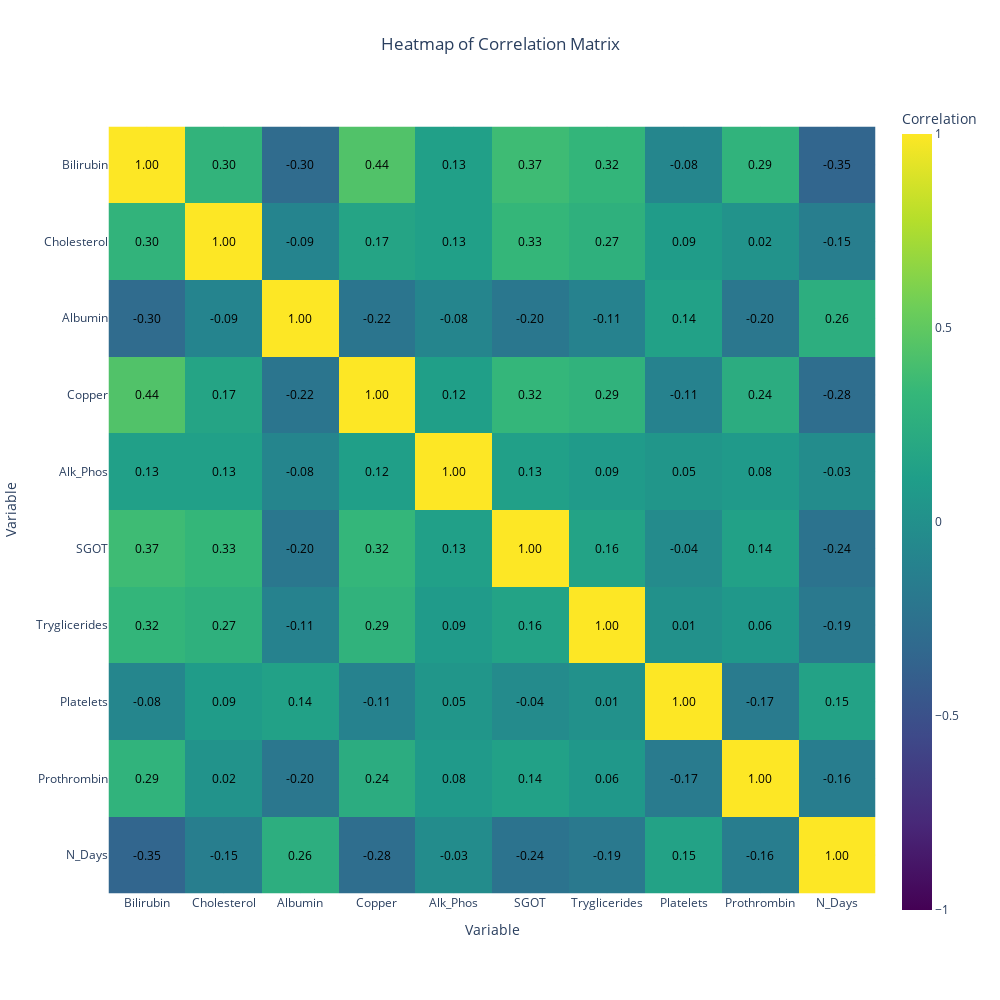

The notebook cell saved with this chart:
### Code cell
def create_plotly_express_heatmap(df, columns_to_plot, color_continuous_scale='viridis'):
    """
    Create a heatmap for the correlation matrix of specified columns in the given DataFrame using Plotly Express.

    Parameters:
    df (DataFrame): The DataFrame containing the data.
    columns_to_plot (list): List of column names to include in the heatmap.
    color_continuous_scale (str or list): Colormap used for the heatmap.

    Returns:
    plotly.graph_objs._figure.Figure: The figure object containing the heatmap.
    """
    # Select specified columns for correlation matrix
    df_subset = df[columns_to_plot]
    correlation_matrix = df_subset.corr()

    # Create the heatmap
    fig = px.imshow(
        correlation_matrix,
        labels=dict(x="Variable", y="Variable", color="Correlation"),
        x=columns_to_plot,
        y=columns_to_plot,
        color_continuous_scale=color_continuous_scale,
        zmin=-1,
        zmax=1,
        width=1000,
        height=1000,
        title="Heatmap of Correlation Matrix",
        template='plotly_white',
        color_continuous_midpoint=0
    )

    # Add annotations
    for i in range(len(columns_to_plot)):
        for j in range(len(columns_to_plot)):
            fig.add_annotation(
                x=columns_to_plot[i],
                y=columns_to_plot[j],
                text=f"{correlation_matrix.iloc[i, j]:.2f}",
                showarrow=False,
                font=dict(color="black", size=12),
            )

    # Update the layout
    fig.update_layout(
        title='Heatmap of Correlation Matrix',
        xaxis_nticks=len(columns_to_plot),
        yaxis_nticks=len(columns_to_plot),
        title_x=0.5
    )

    return fig
create_plotly_express_heatmap(df_train, inital_columns_to_plot)

### Figure 1 — Plotly figure (JSON) as saved in the notebook; plotly's stock layout.template omitted (floating-point values rounded to 4 significant figures)
{"data": [{"coloraxis": "coloraxis", "hovertemplate": "Variable: %{x}<br>Variable: %{y}<br>Correlation: %{z}<extra></extra>", "name": "0", "type": "heatmap", "x": ["Bilirubin", "Cholesterol", "Albumin", "Copper", "Alk_Phos", "SGOT", "Tryglicerides", "Platelets", "Prothrombin", "N_Days"], "xaxis": "x", "y": ["Bilirubin", "Cholesterol", "Albumin", "Copper", "Alk_Phos", "SGOT", "Tryglicerides", "Platelets", "Prothrombin", "N_Days"], "yaxis": "y", "z": [[1, 0.3022, -0.3032, 0.4422, 0.1313, 0.3687, 0.3157, -0.08199, 0.2943, -0.3464], [0.3022, 1, -0.09183, 0.1683, 0.1291, 0.3269, 0.274, 0.09146, 0.02376, -0.1458], [-0.3032, -0.09183, 1, -0.2185, -0.08358, -0.2009, -0.1123, 0.1413, -0.2046, 0.2557], [0.4422, 0.1683, -0.2185, 1, 0.1241, 0.3232, 0.2904, -0.1079, 0.2388, -0.2844], [0.1313, 0.1291, -0.08358, 0.1241, 1, 0.1287, 0.08779, 0.04787, 0.07952, -0.03087], [0.3687, 0.3269, -0.2009, 0.3232, 0.1287, 1, 0.1553, -0.042, 0.1368, -0.2409], [0.3157, 0.274, -0.1123, 0.2904, 0.08779, 0.1553, 1, 0.006511, 0.06358, -0.1865], [-0.08199, 0.09146, 0.1413, -0.1079, 0.04787, -0.042, 0.006511, 1, -0.1697, 0.1476], [0.2943, 0.02376, -0.2046, 0.2388, 0.07952, 0.1368, 0.06358, -0.1697, 1, -0.156], [-0.3464, -0.1458, 0.2557, -0.2844, -0.03087, -0.2409, -0.1865, 0.1476, -0.156, 1]]}], "layout": {"annotations": [{"font": {"color": "black", "size": 12}, "showarrow": false, "text": "1.00", "x": "Bilirubin", "y": "Bilirubin"}, {"font": {"color": "black", "size": 12}, "showarrow": false, "text": "0.30", "x": "Bilirubin", "y": "Cholesterol"}, {"font": {"color": "black", "size": 12}, "showarrow": false, "text": "-0.30", "x": "Bilirubin", "y": "Albumin"}, {"font": {"color": "black", "size": 12}, "showarrow": false, "text": "0.44", "x": "Bilirubin", "y": "Copper"}, {"font": {"color": "black", "size": 12}, "showarrow": false, "text": "0.13", "x": "Bilirubin", "y": "Alk_Phos"}, {"font": {"color": "black", "size": 12}, "showarrow": false, "text": "0.37", "x": "Bilirubin", "y": "SGOT"}, {"font": {"color": "black", "size": 12}, "showarrow": false, "text": "0.32", "x": "Bilirubin", "y": "Tryglicerides"}, {"font": {"color": "black", "size": 12}, "showarrow": false, "text": "-0.08", "x": "Bilirubin", "y": "Platelets"}, {"font": {"color": "black", "size": 12}, "showarrow": false, "text": "0.29", "x": "Bilirubin", "y": "Prothrombin"}, {"font": {"color": "black", "size": 12}, "showarrow": false, "text": "-0.35", "x": "Bilirubin", "y": "N_Days"}, {"font": {"color": "black", "size": 12}, "showarrow": false, "text": "0.30", "x": "Cholesterol", "y": "Bilirubin"}, {"font": {"color": "black", "size": 12}, "showarrow": false, "text": "1.00", "x": "Cholesterol", "y": "Cholesterol"}, {"font": {"color": "black", "size": 12}, "showarrow": false, "text": "-0.09", "x": "Cholesterol", "y": "Albumin"}, {"font": {"color": "black", "size": 12}, "showarrow": false, "text": "0.17", "x": "Cholesterol", "y": "Copper"}, {"font": {"color": "black", "size": 12}, "showarrow": false, "text": "0.13", "x": "Cholesterol", "y": "Alk_Phos"}, {"font": {"color": "black", "size": 12}, "showarrow": false, "text": "0.33", "x": "Cholesterol", "y": "SGOT"}, {"font": {"color": "black", "size": 12}, "showarrow": false, "text": "0.27", "x": "Cholesterol", "y": "Tryglicerides"}, {"font": {"color": "black", "size": 12}, "showarrow": false, "text": "0.09", "x": "Cholesterol", "y": "Platelets"}, {"font": {"color": "black", "size": 12}, "showarrow": false, "text": "0.02", "x": "Cholesterol", "y": "Prothrombin"}, {"font": {"color": "black", "size": 12}, "showarrow": false, "text": "-0.15", "x": "Cholesterol", "y": "N_Days"}, {"font": {"color": "black", "size": 12}, "showarrow": false, "text": "-0.30", "x": "Albumin", "y": "Bilirubin"}, {"font": {"color": "black", "size": 12}, "showarrow": false, "text": "-0.09", "x": "Albumin", "y": "Cholesterol"}, {"font": {"color": "black", "size": 12}, "showarrow": false, "text": "1.00", "x": "Albumin", "y": "Albumin"}, {"font": {"color": "black", "size": 12}, "showarrow": false, "text": "-0.22", "x": "Albumin", "y": "Copper"}, {"font": {"color": "black", "size": 12}, "showarrow": false, "text": "-0.08", "x": "Albumin", "y": "Alk_Phos"}, {"font": {"color": "black", "size": 12}, "showarrow": false, "text": "-0.20", "x": "Albumin", "y": "SGOT"}, {"font": {"color": "black", "size": 12}, "showarrow": false, "text": "-0.11", "x": "Albumin", "y": "Tryglicerides"}, {"font": {"color": "black", "size": 12}, "showarrow": false, "text": "0.14", "x": "Albumin", "y": "Platelets"}, {"font": {"color": "black", "size": 12}, "showarrow": false, "text": "-0.20", "x": "Albumin", "y": "Prothrombin"}, {"font": {"color": "black", "size": 12}, "showarrow": false, "text": "0.26", "x": "Albumin", "y": "N_Days"}, {"font": {"color": "black", "size": 12}, "showarrow": false, "text": "0.44", "x": "Copper", "y": "Bilirubin"}, {"font": {"color": "black", "size": 12}, "showarrow": false, "text": "0.17", "x": "Copper", "y": "Cholesterol"}, {"font": {"color": "black", "size": 12}, "showarrow": false, "text": "-0.22", "x": "Copper", "y": "Albumin"}, {"font": {"color": "black", "size": 12}, "showarrow": false, "text": "1.00", "x": "Copper", "y": "Copper"}, {"font": {"color": "black", "size": 12}, "showarrow": false, "text": "0.12", "x": "Copper", "y": "Alk_Phos"}, {"font": {"color": "black", "size": 12}, "showarrow": false, "text": "0.32", "x": "Copper", "y": "SGOT"}, {"font": {"color": "black", "size": 12}, "showarrow": false, "text": "0.29", "x": "Copper", "y": "Tryglicerides"}, {"font": {"color": "black", "size": 12}, "showarrow": false, "text": "-0.11", "x": "Copper", "y": "Platelets"}, {"font": {"color": "black", "size": 12}, "showarrow": false, "text": "0.24", "x": "Copper", "y": "Prothrombin"}, {"font": {"color": "black", "size": 12}, "showarrow": false, "text": "-0.28", "x": "Copper", "y": "N_Days"}, {"font": {"color": "black", "size": 12}, "showarrow": false, "text": "0.13", "x": "Alk_Phos", "y": "Bilirubin"}, {"font": {"color": "black", "size": 12}, "showarrow": false, "text": "0.13", "x": "Alk_Phos", "y": "Cholesterol"}, {"font": {"color": "black", "size": 12}, "showarrow": false, "text": "-0.08", "x": "Alk_Phos", "y": "Albumin"}, {"font": {"color": "black", "size": 12}, "showarrow": false, "text": "0.12", "x": "Alk_Phos", "y": "Copper"}, {"font": {"color": "black", "size": 12}, "showarrow": false, "text": "1.00", "x": "Alk_Phos", "y": "Alk_Phos"}, {"font": {"color": "black", "size": 12}, "showarrow": false, "text": "0.13", "x": "Alk_Phos", "y": "SGOT"}, {"font": {"color": "black", "size": 12}, "showarrow": false, "text": "0.09", "x": "Alk_Phos", "y": "Tryglicerides"}, {"font": {"color": "black", "size": 12}, "showarrow": false, "text": "0.05", "x": "Alk_Phos", "y": "Platelets"}, {"font": {"color": "black", "size": 12}, "showarrow": false, "text": "0.08", "x": "Alk_Phos", "y": "Prothrombin"}, {"font": {"color": "black", "size": 12}, "showarrow": false, "text": "-0.03", "x": "Alk_Phos", "y": "N_Days"}, {"font": {"color": "black", "size": 12}, "showarrow": false, "text": "0.37", "x": "SGOT", "y": "Bilirubin"}, {"font": {"color": "black", "size": 12}, "showarrow": false, "text": "0.33", "x": "SGOT", "y": "Cholesterol"}, {"font": {"color": "black", "size": 12}, "showarrow": false, "text": "-0.20", "x": "SGOT", "y": "Albumin"}, {"font": {"color": "black", "size": 12}, "showarrow": false, "text": "0.32", "x": "SGOT", "y": "Copper"}, {"font": {"color": "black", "size": 12}, "showarrow": false, "text": "0.13", "x": "SGOT", "y": "Alk_Phos"}, {"font": {"color": "black", "size": 12}, "showarrow": false, "text": "1.00", "x": "SGOT", "y": "SGOT"}, {"font": {"color": "black", "size": 12}, "showarrow": false, "text": "0.16", "x": "SGOT", "y": "Tryglicerides"}, {"font": {"color": "black", "size": 12}, "showarrow": false, "text": "-0.04", "x": "SGOT", "y": "Platelets"}, {"font": {"color": "black", "size": 12}, "showarrow": false, "text": "0.14", "x": "SGOT", "y": "Prothrombin"}, {"font": {"color": "black", "size": 12}, "showarrow": false, "text": "-0.24", "x": "SGOT", "y": "N_Days"}, {"font": {"color": "black", "size": 12}, "showarrow": false, "text": "0.32", "x": "Tryglicerides", "y": "Bilirubin"}, {"font": {"color": "black", "size": 12}, "showarrow": false, "text": "0.27", "x": "Tryglicerides", "y": "Cholesterol"}, {"font": {"color": "black", "size": 12}, "showarrow": false, "text": "-0.11", "x": "Tryglicerides", "y": "Albumin"}, {"font": {"color": "black", "size": 12}, "showarrow": false, "text": "0.29", "x": "Tryglicerides", "y": "Copper"}, {"font": {"color": "black", "size": 12}, "showarrow": false, "text": "0.09", "x": "Tryglicerides", "y": "Alk_Phos"}, {"font": {"color": "black", "size": 12}, "showarrow": false, "text": "0.16", "x": "Tryglicerides", "y": "SGOT"}, {"font": {"color": "black", "size": 12}, "showarrow": false, "text": "1.00", "x": "Tryglicerides", "y": "Tryglicerides"}, {"font": {"color": "black", "size": 12}, "showarrow": false, "text": "0.01", "x": "Tryglicerides", "y": "Platelets"}, {"font": {"color": "black", "size": 12}, "showarrow": false, "text": "0.06", "x": "Tryglicerides", "y": "Prothrombin"}, {"font": {"color": "black", "size": 12}, "showarrow": false, "text": "-0.19", "x": "Tryglicerides", "y": "N_Days"}, {"font": {"color": "black", "size": 12}, "showarrow": false, "text": "-0.08", "x": "Platelets", "y": "Bilirubin"}, {"font": {"color": "black", "size": 12}, "showarrow": false, "text": "0.09", "x": "Platelets", "y": "Cholesterol"}, {"font": {"color": "black", "size": 12}, "showarrow": false, "text": "0.14", "x": "Platelets", "y": "Albumin"}, {"font": {"color": "black", "size": 12}, "showarrow": false, "text": "-0.11", "x": "Platelets", "y": "Copper"}, {"font": {"color": "black", "size": 12}, "showarrow": false, "text": "0.05", "x": "Platelets", "y": "Alk_Phos"}, {"font": {"color": "black", "size": 12}, "showarrow": false, "text": "-0.04", "x": "Platelets", "y": "SGOT"}, {"font": {"color": "black", "size": 12}, "showarrow": false, "text": "0.01", "x": "Platelets", "y": "Tryglicerides"}, {"font": {"color": "black", "size": 12}, "showarrow": false, "text": "1.00", "x": "Platelets", "y": "Platelets"}, {"font": {"color": "black", "size": 12}, "showarrow": false, "text": "-0.17", "x": "Platelets", "y": "Prothrombin"}, {"font": {"color": "black", "size": 12}, "showarrow": false, "text": "0.15", "x": "Platelets", "y": "N_Days"}, {"font": {"color": "black", "size": 12}, "showarrow": false, "text": "0.29", "x": "Prothrombin", "y": "Bilirubin"}, {"font": {"color": "black", "size": 12}, "showarrow": false, "text": "0.02", "x": "Prothrombin", "y": "Cholesterol"}, {"font": {"color": "black", "size": 12}, "showarrow": false, "text": "-0.20", "x": "Prothrombin", "y": "Albumin"}, {"font": {"color": "black", "size": 12}, "showarrow": false, "text": "0.24", "x": "Prothrombin", "y": "Copper"}, {"font": {"color": "black", "size": 12}, "showarrow": false, "text": "0.08", "x": "Prothrombin", "y": "Alk_Phos"}, {"font": {"color": "black", "size": 12}, "showarrow": false, "text": "0.14", "x": "Prothrombin", "y": "SGOT"}, {"font": {"color": "black", "size": 12}, "showarrow": false, "text": "0.06", "x": "Prothrombin", "y": "Tryglicerides"}, {"font": {"color": "black", "size": 12}, "showarrow": false, "text": "-0.17", "x": "Prothrombin", "y": "Platelets"}, {"font": {"color": "black", "size": 12}, "showarrow": false, "text": "1.00", "x": "Prothrombin", "y": "Prothrombin"}, {"font": {"color": "black", "size": 12}, "showarrow": false, "text": "-0.16", "x": "Prothrombin", "y": "N_Days"}, {"font": {"color": "black", "size": 12}, "showarrow": false, "text": "-0.35", "x": "N_Days", "y": "Bilirubin"}, {"font": {"color": "black", "size": 12}, "showarrow": false, "text": "-0.15", "x": "N_Days", "y": "Cholesterol"}, {"font": {"color": "black", "size": 12}, "showarrow": false, "text": "0.26", "x": "N_Days", "y": "Albumin"}, {"font": {"color": "black", "size": 12}, "showarrow": false, "text": "-0.28", "x": "N_Days", "y": "Copper"}, {"font": {"color": "black", "size": 12}, "showarrow": false, "text": "-0.03", "x": "N_Days", "y": "Alk_Phos"}, {"font": {"color": "black", "size": 12}, "showarrow": false, "text": "-0.24", "x": "N_Days", "y": "SGOT"}, {"font": {"color": "black", "size": 12}, "showarrow": false, "text": "-0.19", "x": "N_Days", "y": "Tryglicerides"}, {"font": {"color": "black", "size": 12}, "showarrow": false, "text": "0.15", "x": "N_Days", "y": "Platelets"}, {"font": {"color": "black", "size": 12}, "showarrow": false, "text": "-0.16", "x": "N_Days", "y": "Prothrombin"}, {"font": {"color": "black", "size": 12}, "showarrow": false, "text": "1.00", "x": "N_Days", "y": "N_Days"}], "coloraxis": {"cmax": 1, "cmid": 0, "cmin": -1, "colorbar": {"title": {"text": "Correlation"}}, "colorscale": [[0, "#440154"], [0.1111, "#482878"], [0.2222, "#3e4989"], [0.3333, "#31688e"], [0.4444, "#26828e"], [0.5556, "#1f9e89"], [0.6667, "#35b779"], [0.7778, "#6ece58"], [0.8889, "#b5de2b"], [1, "#fde725"]]}, "height": 1000, "title": {"text": "Heatmap of Correlation Matrix", "x": 0.5}, "width": 1000, "xaxis": {"anchor": "y", "constrain": "domain", "domain": [0, 1], "nticks": 10, "scaleanchor": "y", "title": {"text": "Variable"}}, "yaxis": {"anchor": "x", "autorange": "reversed", "constrain": "domain", "domain": [0, 1], "nticks": 10, "title": {"text": "Variable"}}}}
